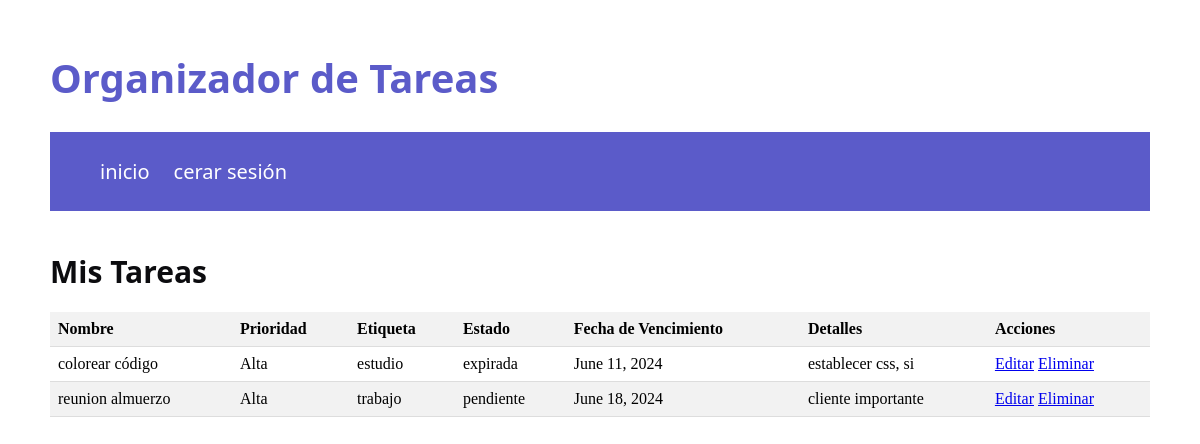
/task/my_tasks/ (signed in), run on the app's committed database.
### task/models.py (models this page shows, shortened)
class Task(models.Model):
    name = models.CharField(max_length=150)
    expire_date = models.DateField(blank=False, null=False, default=now)
    description = models.TextField()
    status = models.ForeignKey(Status, on_delete=models.SET_NULL, null=True)
    user = models.ForeignKey(User, on_delete=models.CASCADE)
    tag = models.ForeignKey(Tag, on_delete=models.CASCADE)
    priority = models.ForeignKey(Priority, on_delete=models.CASCADE)

class Priority(models.Model):
    priority = models.BooleanField(default=False)
    def __str__(self):
        return "Alta" if self.priority else "Baja"

class Tag(models.Model):
    name = models.CharField(max_length=100)
    def __str__(self):
        return self.name

class Status(models.Model):
    status = models.CharField(max_length=20)
    def __str__(self):
        return self.status

### task/views.py (the view)
# urls.py: path('my_tasks/', my_tasks, name='my_tasks'),
@login_required
def my_tasks(request):
    user = request.user
    tasks = Task.objects.filter(user=user)
    return render(request, 'task/my_tasks.html', {'tasks': tasks})

### templates/task/my_tasks.html
{% extends 'base.html' %}
{% load static %}
{% block content %}
<div class="table-container">
    <h1 class="acc-title">Mis Tareas</h1>
    <table class="table">
        <thead>
            <tr>
                <th>Nombre</th>
                <th>Prioridad</th>
                <th>Etiqueta</th>
                <th>Estado</th>
                <th>Fecha de Vencimiento</th>
                <th>Detalles</th>
                <th>Acciones</th>
            </tr>
        </thead>
        <tbody>
            {% for task in tasks %}
            <tr>
                <td>{{ task.name }}</td>
                <td>{{ task.priority }}</td>
                <td>{{ task.tag }}</td>
                <td>{{ task.status }}</td>
                <td>{{ task.expire_date }}</td>
                <td>{{ task.description }}</td>
                <td>
                    <a href="{% url 'edit_task' task.id %}">Editar</a>
                    <a href="{% url 'delete_task' task.id %}">Eliminar</a>
                </td>
            </tr>
            {% endfor %}
        </tbody>
    </table>
</div>
{% endblock %}

### static/css/main.css (style rules this page uses)
.cuerpo { margin: 50px; }
.acc-title { font-family: 'Segoe UI', Tahoma, Geneva, Verdana, sans-serif; font-size: 30px; color: #0c0c0f; }
.table-container { margin-top: 20px; overflow-x: auto; }
.table { width: 100%; border-collapse: collapse; }
.table th, .table td { padding: 8px; text-align: left; border-bottom: 1px solid #ddd; }
.table th { background-color: #f2f2f2; }
.table tr:nth-child(even) { background-color: #f2f2f2; }

### data on the page
Task: name "colorear código", priority "Alta", tag "estudio", status "expirada", expire_date "June 11, 2024", description "establecer css, si"
Task: name "reunion almuerzo", priority "Alta", tag "trabajo", status "pendiente", expire_date "June 18, 2024", description "cliente importante"
